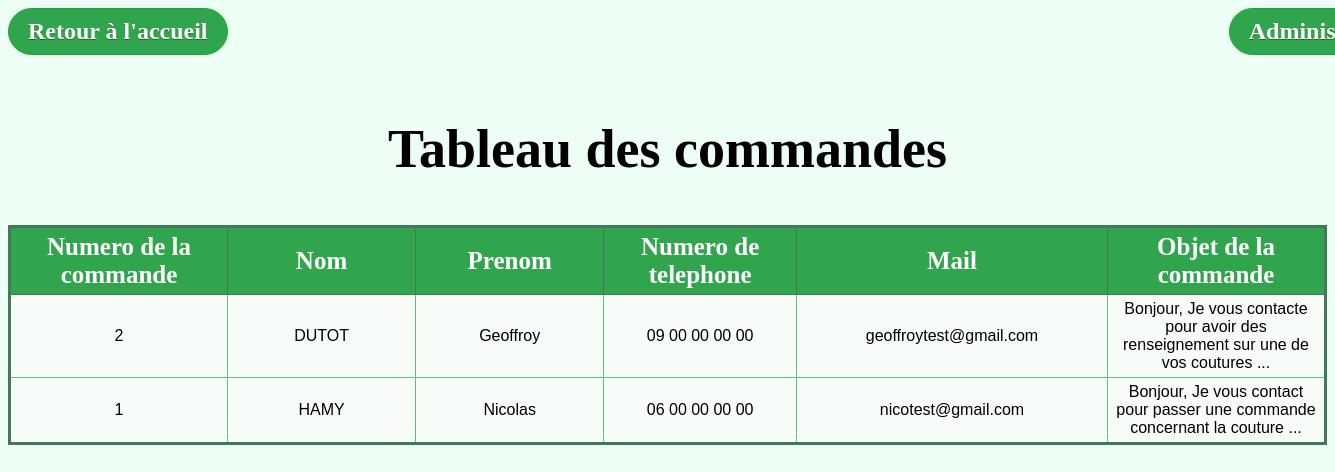
Screenshot of /src/php/demandes.php (signed in) with the database file from the repository.
### tables this page shows
CREATE TABLE IF NOT EXISTS `commandes` (
  `id_commande` int(11) NOT NULL AUTO_INCREMENT,
  `prenom` varchar(255) NOT NULL,
  `nom` varchar(255) NOT NULL,
  `mail` varchar(255) NOT NULL,
  `telephone` varchar(255) NOT NULL DEFAULT 'non renseigné',
  `objet` text NOT NULL,
  PRIMARY KEY (`id_commande`)
);

### src/php/demandes.php (the view, shortened to what this page needs)
<?php
$bdd = new PDO('mysql:host=localhost;dbname=bulledefil;charset=utf8', 'root', '');
$requete_desc = $bdd->query("SELECT * FROM commandes ORDER BY id_commande DESC ;");
$commandes = $requete_desc->fetchAll();
 ?>
<!DOCTYPE html>
<html>
<head>
    <link rel="stylesheet" type="text/css" media="screen" href="../css/admin.css">
</head>
<body>
<a href="../../index.php" class="myButton">Retour à l'accueil</a>
<a href="admin.php" class="myButton" id="button_right">Administration</a>
    <?php
    if ($_SESSION['rank']=="admin"){
    ?>
    <br><br>
    <h2 id="subtitle"> Tableau des commandes </h2>
    <table>
        <tr>
            <th>
                Numero de la commande
            </th>
            <th>
                Nom
            </th>
            <th>
                Prenom
            </th>
            <th>
                Numero de telephone
            </th>
            <th>
                Mail
            </th>
            <th>
                Objet de la commande
            </th>
            <?php
foreach($commandes as $commande){
    ?>
    <tr>
        <td>
           <?php echo $commande['id_commande']; ?>
        </td>
        <td>
           <?php echo $commande['nom']; ?>
        </td>
        <td>
           <?php echo $commande['prenom']; ?>
        </td>
        <td>
           <?php echo $commande['telephone']; ?>
        </td>
        <td>
           <?php echo $commande['mail']; ?>
        </td>
        <td>
           <?php echo $commande['objet']; ?>
        </td>
    </tr>
    <?php
}}else{
    echo "Vous n'etes pas connecté.";
}
?>
    </table>
</body>
</html>

### src/css/admin.css (style rules this page uses)
@media (min-width: 768px) and (max-width: 1388px) { table { border: medium solid #427959; border-collapse: collapse; width: 100%; } }
@media (min-width: 768px) and (max-width: 1388px) { h2#subtitle { font-size: 54px; font-family: Corbel; } }
@media (min-width: 768px) and (max-width: 1388px) { th { font-family: Corbel; font-size: 25px; border: thin solid #427959; width: 100px; padding: 5px; color: white; background-color: #31a54e; background-image: url(sky.jpg); } }
@media (min-width: 768px) and (max-width: 1388px) { td { font-family: sans-serif; border: thin solid #63c07a; padding: 5px; text-align: center; background-color: #f8fcf9; } }
@media (min-width: 768px) and (max-width: 1388px) { .myButton { background-color:#31a54e; -moz-border-radius:28px; -webkit-border-radius:28px; border-radius:28px; border:1px solid #18ab29; display:inline-block; cursor:pointer; color:#ffffff; font-weight: bold; font-family: Corbel; font-size:24px; padding:9px 19px; text-decoration:none; text-shadow:0px 1px 0px #2f6627; } }
@media (min-width: 768px) and (max-width: 1388px) { a#button_right { position: absolute; margin-left: 75%; } }
@media (min-width: 768px) and (max-width: 1388px) { #subtitle { text-align: center; font-family: sans-serif; } }
@media (min-width: 768px) and (max-width: 1388px) { body { background-color: #edfef4; } }

### rows the page displays
commandes: id_commande "2", nom "DUTOT", prenom "Geoffroy", telephone "09 00 00 00 00", mail "geoffroytest@gmail.com", objet "Bonjour, Je vous contacte pour avoir des renseignement sur une de vos coutures ..."
commandes: id_commande "1", nom "HAMY", prenom "Nicolas", telephone "06 00 00 00 00", mail "nicotest@gmail.com", objet "Bonjour, Je vous contact pour passer une commande concernant la couture ..."
